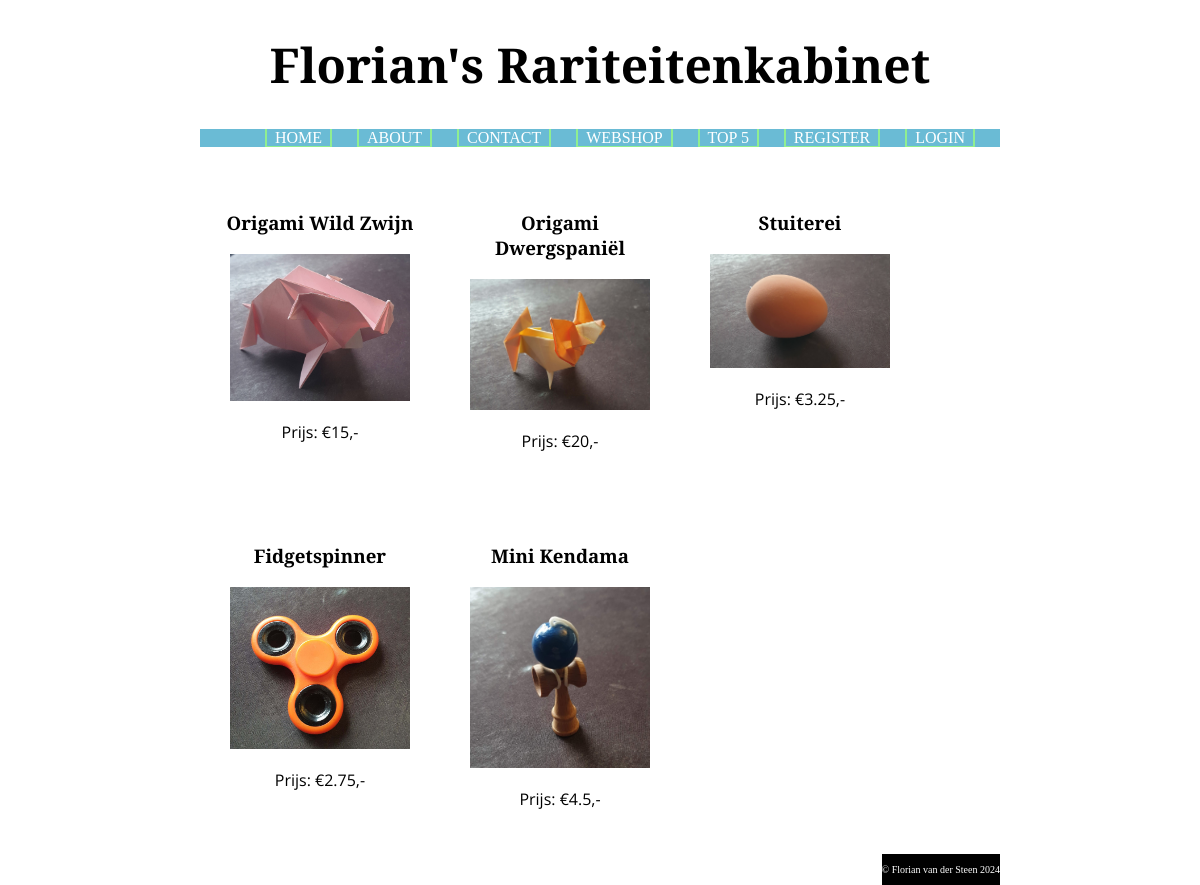
The app's page /index.php?page=topK&top=5 with its own data.
### tables this page shows
CREATE TABLE `products` (
  `id` int(11) NOT NULL,
  `name` text NOT NULL,
  `description` text NOT NULL,
  `price` int(255) NOT NULL,
  `fname` text NOT NULL
);

### controllers/PageController.php (called while the page is built, shortened)
<?php
class PageController {
    private $model;
    public function __construct() {
        $this->model = new PageModel(NULL);
    }
    public function handleRequest() {
        $this->processRequest();
        $this->showResponse();
    }
    private function getRequest() {
        $this->model->getRequestedPage();
    }
    private function processRequest() {
        switch ($this->model->page) {
            case "topK":
                require_once("models/ProductModel.php");
                $this->model = new ProductModel($this->model);
                $this->model->getTopKProducts();
                $this->model->handleCartAction();
                break;
        }
    }
    private function showResponse() {
        $this->model->createMenu();
        $this->model->setTitle();
        $view = NULL;
        switch ($this->model->page) {
            case "topK":
                include_once("views/TopKDoc.php");
                $view = new TopKDoc($this->model);
                break;
        }
        $view->show();
    }
}

### index.php (called while the page is built, shortened)
<?php
require_once("controllers/PageController.php");
$controller = new PageController();
$controller -> handleRequest();

### models/ProductModel.php (called while the page is built, shortened)
<?php
class ProductModel extends PageModel {
    public $k;
    public function getTopKProducts() {
        if ($this->isPost) {
            $this->k = $this->getPostVar("k");
        }
        else {
            $this->k = $this->getGetVar("top");
        }
        include_once(__DIR__ . "/../communication.php");
        try {
            $this->products = getTopKProducts($this->k);
        }
        catch (Exception $e) {
            $this->errors["general"] = "Er is een technische storing. Probeer het later nogmaals.";
            $this->logError("Shop load failed. MySQL err:" . $e->getMessage());
        }
    }
}

### communication.php (called while the page is built, shortened)
<?php
function makeDataBaseConnection() {
    $servername = getenv("MYSQL_FLORIAN_WEBSHOP_HOST");
    $dbname = getenv("MYSQL_FLORIAN_WEBSHOP_DATABASE");
    $username = getenv("MYSQL_FLORIAN_WEBSHOP_USER");
    $password = getenv("MYSQL_FLORIAN_WEBSHOP_PASSWORD");
    $conn = mysqli_connect($servername, $username, $password, $dbname);
    return $conn;
}
function executeDataBaseQuery($query, $conn) {
    $result = mysqli_query($conn, $query);
    return $result;
}
function getTopKProducts($k) {
    $conn = makeDataBaseConnection();
    try {
        $k = mysqli_real_escape_string($conn, $k);
        $query = "SELECT p.*, SUM(op.quantity) as total_sold FROM orders_products as op
        RIGHT JOIN products as p ON op.product_id = p.id
        LEFT JOIN orders as o ON op.order_id = o.id
        WHERE o.order_date > DATE_SUB(date(CURRENT_DATE), INTERVAL 7 DAY) or o.order_date IS NULL
        GROUP BY p.id
        ORDER BY total_sold DESC
        LIMIT " . $k . ";";
        $result = executeDataBaseQuery($query, $conn);
        while($row = mysqli_fetch_assoc($result)) {
            $products[$row["id"]] = array("id"=> $row["id"], "name"=>$row["name"], "description"=>$row["description"], "price"=>$row["price"], "fname"=>$row["fname"]);
        }
        return $products;
    }
    finally {
        mysqli_close($conn);
    }
}

### views/TopKDoc.php (the view, shortened to what this page needs)
<?php
class TopKDoc extends ProductDoc {
    protected function showContent() {
        $products = $this->model->products;
        echo '<div class="product-list">';
        foreach($products as $id=>$product) {
            echo '<div class="product">';
            echo '<a class="product" href="index.php?page=detail&detail=' . $id . '"><div class="product">' . PHP_EOL;
            echo '<h3>' . $product["name"] . '</h3>' . PHP_EOL;
            echo '<img src="Images/' . $product["fname"] . '" alt="' . $product["description"] . '">';
            echo '<p>Prijs: &euro;' . $product["price"] / 100  . ',-</p>';
            echo '</div></a>' . PHP_EOL;
            echo "</div>";
        }
        echo '</div>';
    }
}

### views/HtmlDoc.php (shortened to what this page needs)
<?php
abstract class HtmlDoc {
    private function showHtmlStart() {
        echo "<!DOCTYPE html><html>";
    }
    private function showHeadStart() {
        echo "<head>";
    }
    private function showHeadEnd() {
        echo "</head>";
    }
    private function showBodyStart() {
        echo "<body>";
    }
    private function showBodyEnd() {
        echo "</body>";
    }
    private function showHtmlEnd() {
        echo "</html>";
    }
    public function show() {
        $this->showHtmlStart();
        $this->showHeadStart();
        $this->showHeadContent();
        $this->showHeadEnd();
        $this->showBodyStart();
        $this->showBodyContent();
        $this->showBodyEnd();
        $this->showHtmlEnd();
    }
}

### views/BasicDoc.php (shortened to what this page needs)
<?php
require('HtmlDoc.php');
abstract class BasicDoc extends HtmlDoc {
    protected $model;
    public function __construct($pageModel) {
        $this->model = $pageModel;
    }
    protected function showHeadContent() {
        $this->showStyleLinks();
    }
    private function showStyleLinks() {
        echo '<link rel="stylesheet" type="text/css" href="css/styles.css">';
    }
    protected function showBodyContent() {
        $this->showLogo();
        $this->showMenu();
        $this->showContent();
        $this->showFooter();
    }
    private function showLogo() {
        echo "<h1>Florian&apos;s Rariteitenkabinet</h1>";
    }
    private function showMenu() {
        $menu = $this->model->menu;
        echo '<ul class="navbar">';
        foreach($menu as $page=>$label) {
            echo '<li><a href="index.php?page=' . $page . '">' . $label . '</a></li>';
        }
        echo '</ul>';
    }
    private function showFooter() {
        echo '<footer>
        <p>&copy; Florian van der Steen 2024<br></p>
        </footer>';
    }
}

### css/styles.css (style rules this page uses)
body { width: 800px; margin: auto; background-color: white; }
h1 { font-size: 48px; text-align: center; font-family: "Merriweather", serif; }
h2, h3, h4 { font-family: "Merriweather", serif; }
ul.navbar { list-style-type: none; background-color: rgb(106, 187, 213); overflow: hidden; display: flex; justify-content: space-evenly; }
ul.navbar li > a { border-style: solid; border-width: 2px; border-color: lightgreen; color: white; padding: 0px 8px; text-decoration: none; }
footer { background-color: black; color: white; font-size: 10px; float: right; }
.product-list { display: flex; flex-wrap: wrap; align-content: flex-start; }
.product { flex-grow: 0; flex-shrink: 0; flex-basis: calc(30% - 20px); margin: 10px; text-align: center; text-decoration: none; color: black; }
.product img { width: 90%; height: 90%; }
.product p { font-family: "Open Sans", sans-serif; }
.product a, .cart-list a { color: inherit; }

### records on screen
products: name "Origami Wild Zwijn", fname (picture), $product['price']/100 "15"
products: name "Origami Dwergspaniël", fname (picture), $product['price']/100 "20"
products: name "Stuiterei", fname (picture), $product['price']/100 "3.25"
products: name "Fidgetspinner", fname (picture), $product['price']/100 "2.75"
products: name "Mini Kendama", fname (picture), $product['price']/100 "4.5"

### other values on screen
$label "HOME"
$label "ABOUT"
$label "CONTACT"
$label "WEBSHOP"
$label "TOP 5"
$label "REGISTER"
$label "LOGIN"
